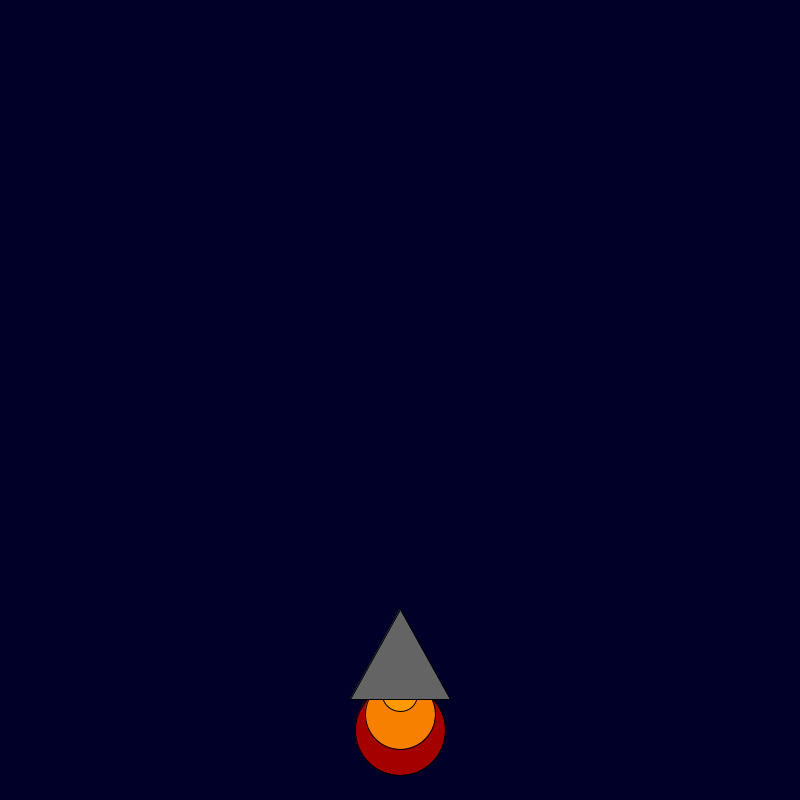
Frame 1 (no input)
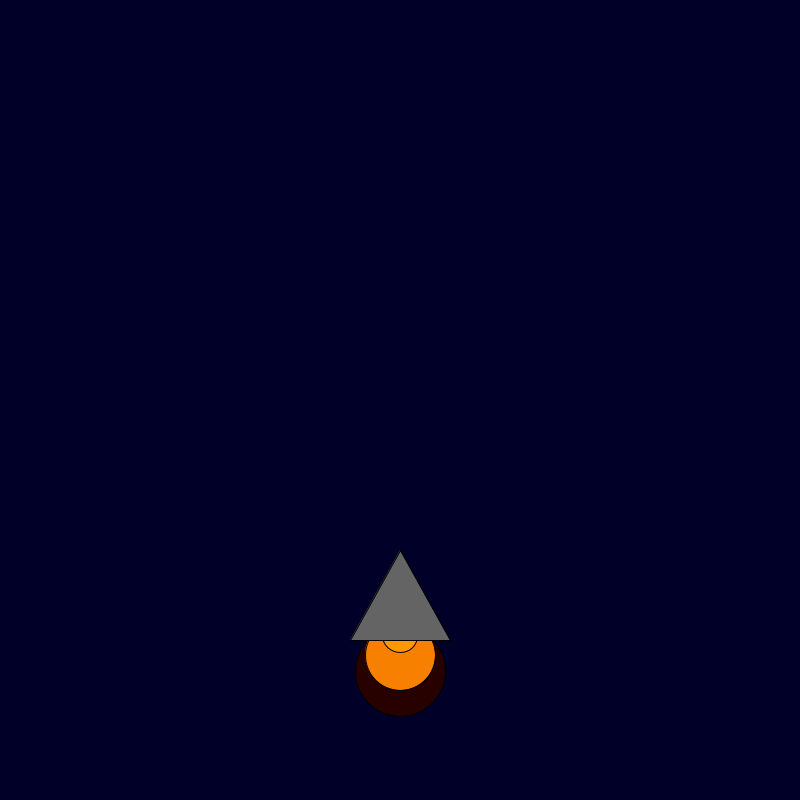
Frame 60 (the mouse pressed at the canvas centre just before this capture)
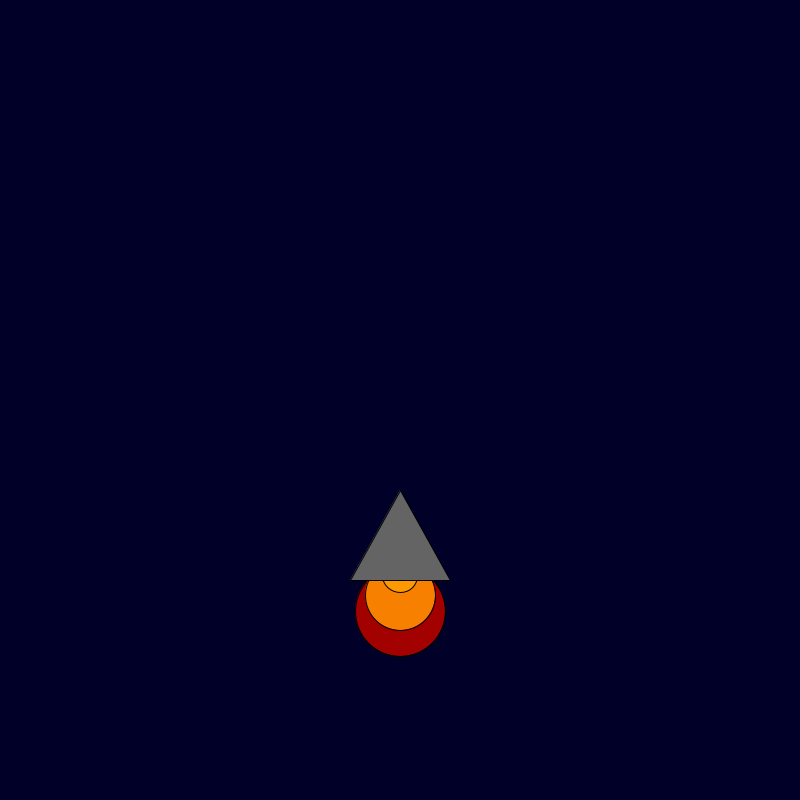
Frame 120 (the mouse held since frame 60 and released just before this capture)

The Processing sketch that drew these frames (run headless with seeded random() and noise(); from frame 60 on, the mouse is pressed at the canvas centre):

// Processing sketch: rocket_ship_code
// ── rocket_ship_code.pde
int x = 400; 
int y = 600; 

void setup() {

     size(800, 800);

}

void draw() {
   background(0, 0, 40);

    fill(random(255), 0, 0);
    ellipse(x, y + 130, 90, 90);
    fill(248, 128, 0);
    y--;
    ellipse(x, y + 115, 70, 70);
    fill(255, 153, 0);
    ellipse(x, y + 95, 35, 35);
    fill(100, 100, 100);
    triangle(x, y + 10, x + 50, y + 100, x - 50, y + 100);

}
